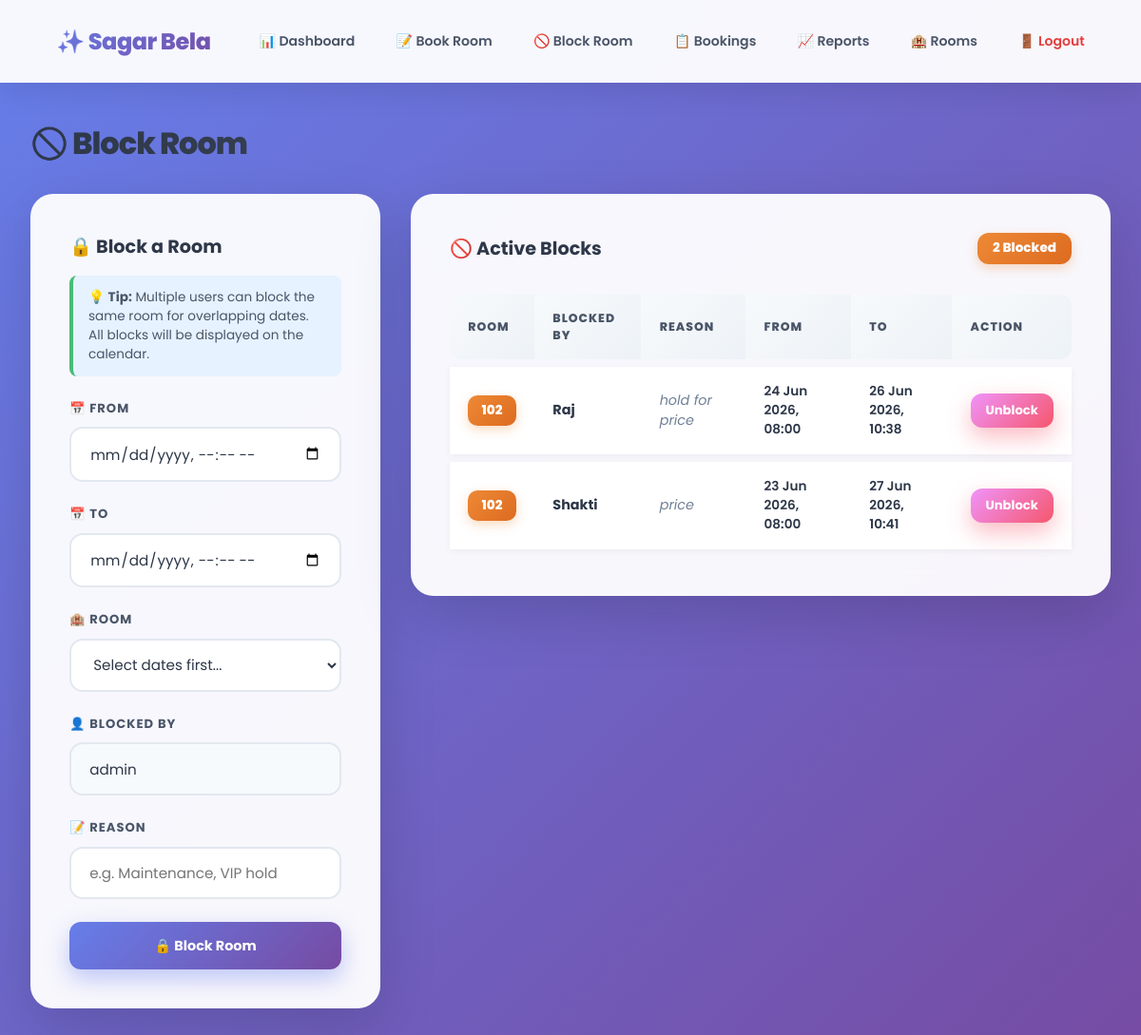
The page /block (signed in) on the database as committed earlier.
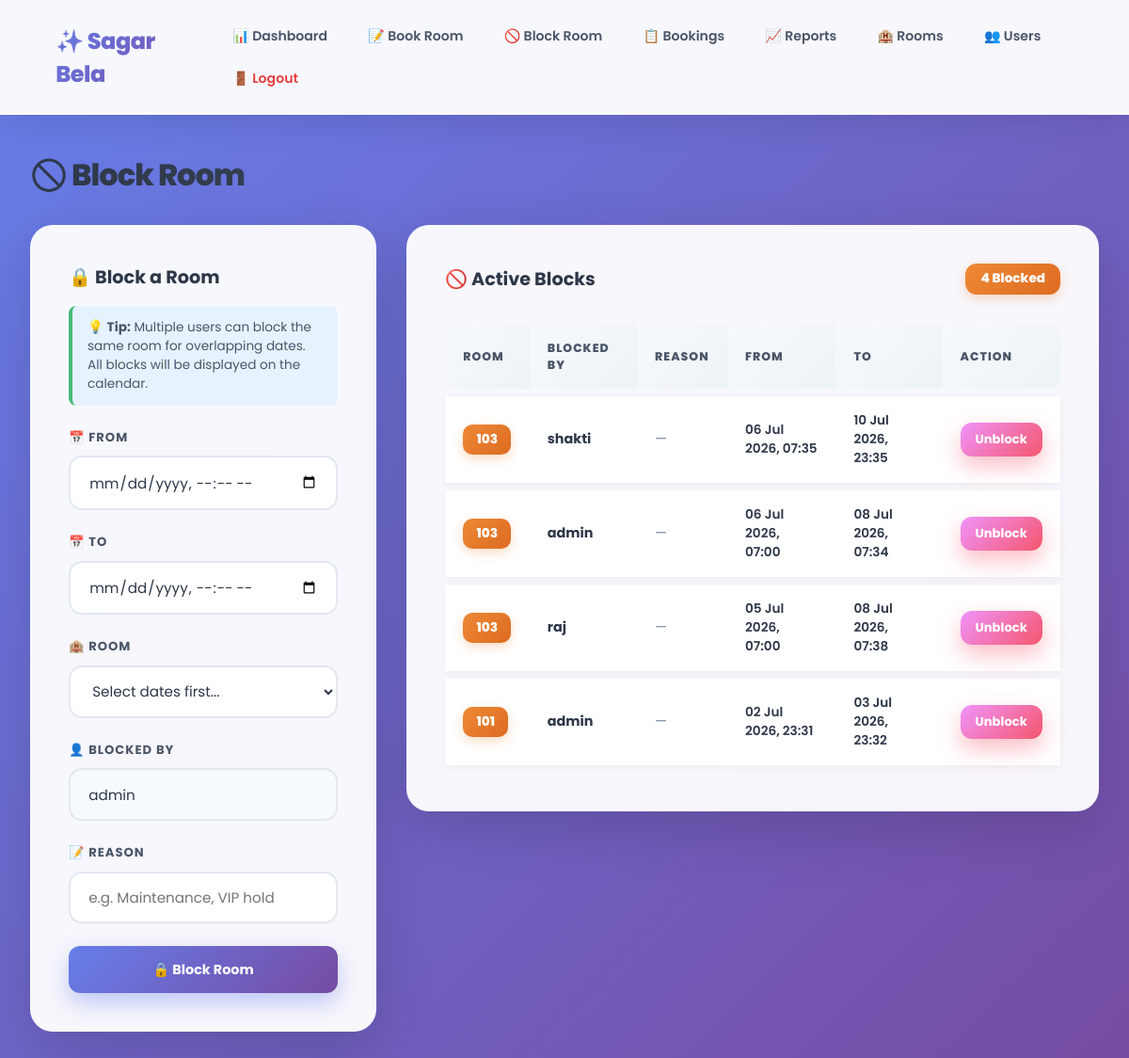
The same page on the database as committed later.
### app.py (models this page shows)
class BlockedRoom(db.Model):
    id = db.Column(db.Integer, primary_key=True)
    room_id = db.Column(db.Integer, db.ForeignKey('room.id'), nullable=False, index=True)
    user_id = db.Column(db.Integer, db.ForeignKey('user.id'), nullable=True, index=True)  # New: link to user
    blocked_by = db.Column(db.String(100), nullable=False)  # Keep for display/legacy
    reason = db.Column(db.String(200))
    start_date = db.Column(db.DateTime, nullable=False, index=True)
    end_date = db.Column(db.DateTime, nullable=False, index=True)
    created_at = db.Column(db.DateTime, default=datetime.utcnow)
    room = db.relationship('Room', backref='blocks')
    user = db.relationship('User', backref='blocked_rooms')

class Room(db.Model):
    id = db.Column(db.Integer, primary_key=True)
    number = db.Column(db.String(10), unique=True, nullable=False)
    room_type = db.Column(db.String(50), nullable=False)
    ac_type = db.Column(db.String(10), nullable=False, default='AC')
    price_per_day = db.Column(db.Float, nullable=False)
    bookings = db.relationship('Booking', backref='room', lazy=True)
    monthly_prices = db.relationship('RoomPrice', backref='room', lazy=True, cascade='all, delete-orphan')

### app.py (the view, shortened to what this page needs)
@app.route('/block', methods=['GET', 'POST'])
@login_required
def block_room():
    rooms = Room.query.order_by(Room.number).all()
    blocks = BlockedRoom.query.order_by(BlockedRoom.start_date.desc()).all()
    current_username = session.get('username', 'Unknown')
    return render_template('block.html', rooms=rooms, blocks=blocks, current_username=current_username)

### app.py (called while the page is built)
def login_required(f):
    @wraps(f)
    def decorated(*args, **kwargs):
        if 'user_id' not in session:
            return redirect(url_for('login'))
        return f(*args, **kwargs)
    return decorated

### templates/block.html (shortened to what this page needs)
{% extends "base.html" %}
{% block extra_style %}
<link rel="stylesheet" href="{{ url_for("static", filename="css/block.css") }}">
{% endblock %}
{% block content %}
<h2>🚫 Block Room</h2>
<div class="page-grid">
    <div class="card">
        <h3 style="margin-bottom:1rem; color:#2d3748;">🔒 Block a Room</h3>
        <div style="background:#e6f2ff; border-left:4px solid #48bb78; padding:0.8rem 1rem; margin-bottom:1.5rem; border-radius:8px; font-size:0.85rem; color:#4a5568;">
            💡 <strong>Tip:</strong> Multiple users can block the same room for overlapping dates. All blocks will be displayed on the calendar.
        </div>
        <form method="POST" id="blockForm">
            <div class="form-group">
                <label>📅 From</label>
                <input type="datetime-local" name="start_date" id="start_date" required>
            </div>
            <div class="form-group">
                <label>📅 To</label>
                <input type="datetime-local" name="end_date" id="end_date" required>
            </div>
            <div class="form-group">
                <label>🏨 Room </label>
                <select name="room_id" id="room_select" required>
                    <option value="">Select dates first...</option>
                </select>
            </div>
            <div class="form-group">
                <label>👤 Blocked By</label>
                <input type="text" name="blocked_by" value="{{ current_username }}" readonly style="background:#f7fafc; cursor:not-allowed;" required>
            </div>
            <div class="form-group">
                <label>📝 Reason</label>
                <input type="text" name="reason" placeholder="e.g. Maintenance, VIP hold">
            </div>
            <button type="submit" class="btn btn-primary" style="width:100%; justify-content:center; padding:0.9rem;">🔒 Block Room</button>
        </form>
    </div>
    <div class="card">
        <div style="display:flex; flex-wrap:wrap; justify-content:space-between; align-items:center; gap:0.5rem; margin-bottom:1.5rem;">
            <h3 style="margin:0; color:#2d3748;">🚫 Active Blocks</h3>
            <span style="background:linear-gradient(135deg,#ed8936,#dd6b20); color:white; padding:0.4rem 1rem; border-radius:12px; font-size:0.85rem; font-weight:800; box-shadow:0 4px 12px rgba(237,137,54,0.3);">{{ blocks|length }} Blocked</span>
        </div>
        {% if blocks %}
        <table>
            <thead>
            <tr><th>Room</th><th>Blocked By</th><th>Reason</th><th>From</th><th>To</th><th>Action</th></tr>
            </thead>
            <tbody>
            {% for b in blocks %}
            <tr>
                <td data-label="Room"><span style="background:linear-gradient(135deg,#ed8936,#dd6b20); color:white; padding:0.4rem 0.9rem; border-radius:10px; font-size:0.85rem; font-weight:800; box-shadow:0 4px 12px rgba(237,137,54,0.3);">{{ b.room.number }}</span></td>
                <td data-label="Blocked By" style="font-weight:700; color:#2d3748;">{{ b.blocked_by }}</td>
                <td data-label="Reason" style="color:#718096; font-style:italic;">{{ b.reason or '—' }}</td>
                <td data-label="From" style="font-size:0.85rem; font-weight:600;">{{ b.start_date.strftime('%d %b %Y, %H:%M') }}</td>
                <td data-label="To" style="font-size:0.85rem; font-weight:600;">{{ b.end_date.strftime('%d %b %Y, %H:%M') }}</td>
                <td data-label="Action">
                    <form method="POST" action="/block/delete/{{ b.id }}" style="display:inline;">
                        <button class="btn btn-danger btn-sm" onclick="return confirm('Unblock this room?')">Unblock</button>
                    </form>
                </td>
            </tr>
            {% endfor %}
            </tbody>
        </table>
        {% else %}
        <div style="text-align:center; padding:4rem 2rem;">
            <div style="font-size:4rem; margin-bottom:1rem;">✅</div>
            <p style="color:#718096; font-size:1.2rem; font-weight:600;">No rooms currently blocked</p>
        </div>
        {% endif %}
    </div>
</div>
{% endblock %}

Rows that differ between the two databases and show on the page:
removed BlockedRoom: room.number "102", blocked_by "Raj", reason "hold for price", start_date "24 Jun 2026, 08:00", end_date "26 Jun 2026, 10:38"
removed BlockedRoom: room.number "102", blocked_by "Shakti", reason "price", start_date "23 Jun 2026, 08:00", end_date "27 Jun 2026, 10:41"
added BlockedRoom: room.number "103", blocked_by "shakti", reason "—", start_date "06 Jul 2026, 07:35", end_date "10 Jul 2026, 23:35"
added BlockedRoom: room.number "103", blocked_by "admin", reason "—", start_date "06 Jul 2026, 07:00", end_date "08 Jul 2026, 07:34"
added BlockedRoom: room.number "103", blocked_by "raj", reason "—", start_date "05 Jul 2026, 07:00", end_date "08 Jul 2026, 07:38"
added BlockedRoom: room.number "101", blocked_by "admin", reason "—", start_date "02 Jul 2026, 23:31", end_date "03 Jul 2026, 23:32"
Other text that changed with them:
{{ blocks|length }}: "2" → "4"
text now shown: "👥 Users"
